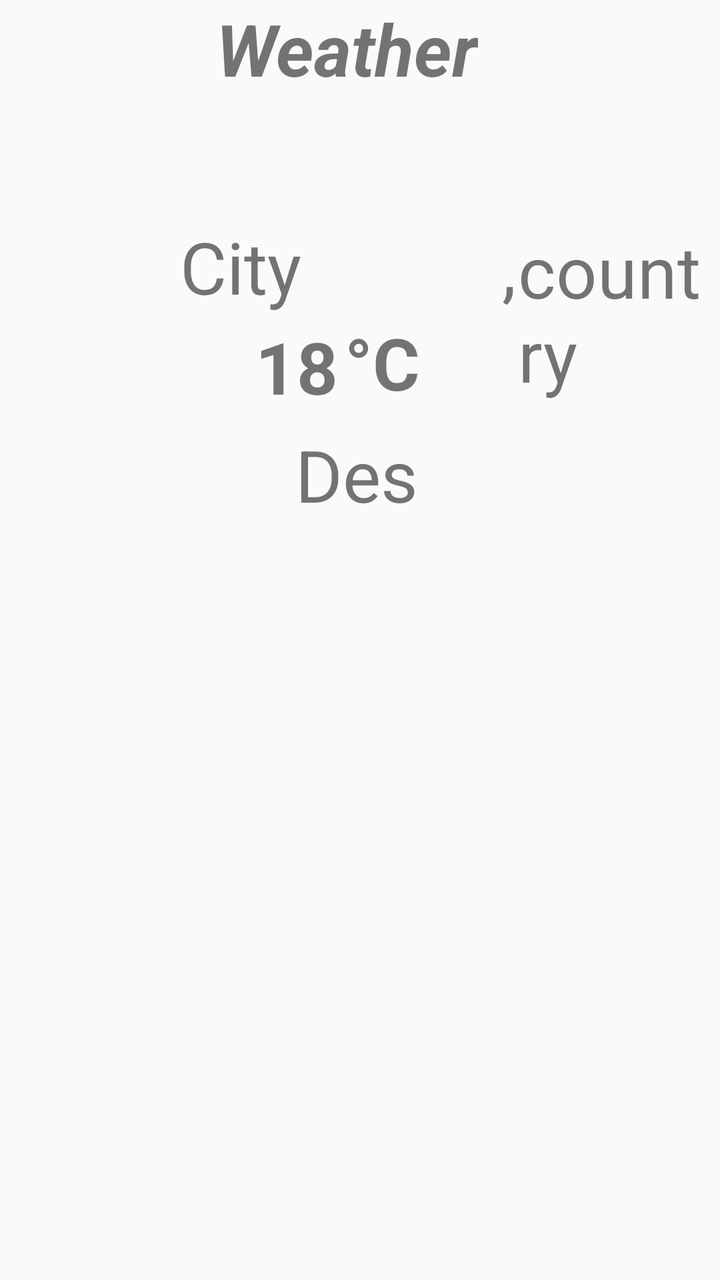
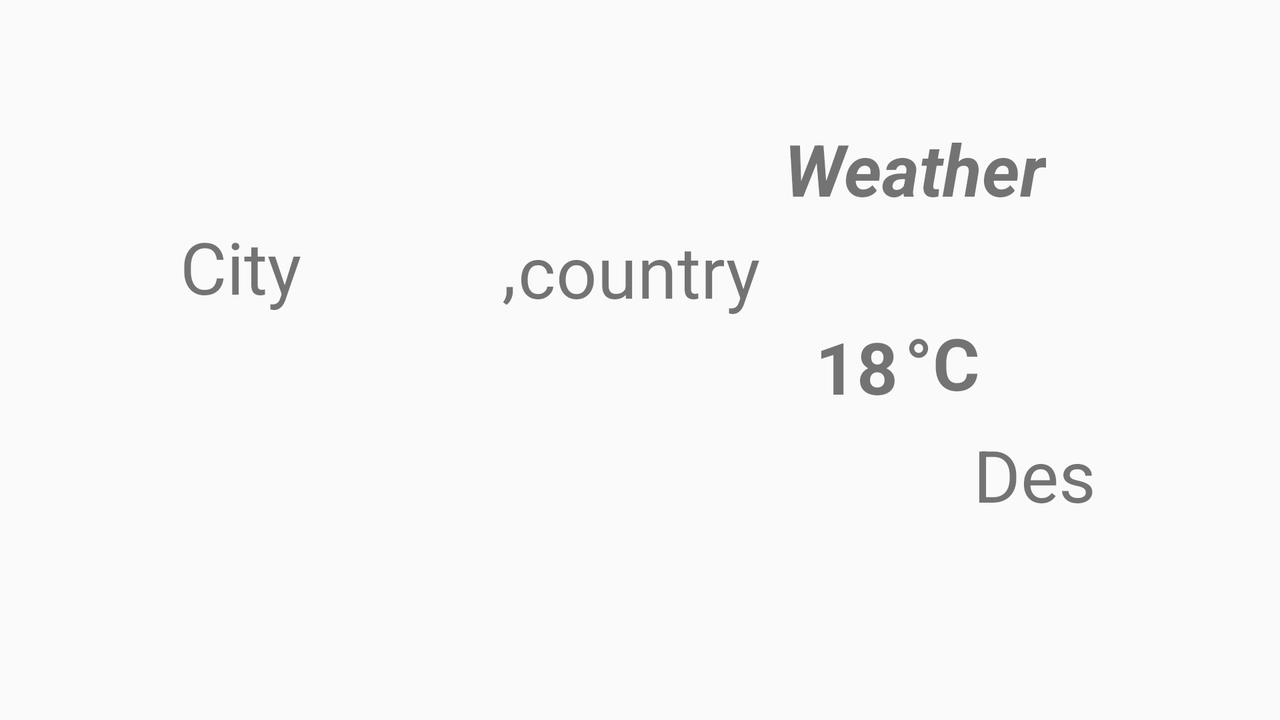

First picture: res/layout/ on a phone held upright. Second picture: the repository's own variant of that layout, on a device whose configuration matches the variant's folder. Source for both follows.
<!-- AndroidManifest.xml: application theme AppTheme -->
<!-- res/layout/weather.xml -->
<?xml version="1.0" encoding="UTF-8"?>
    <RelativeLayout xmlns:tools="http://schemas.android.com/tools"
    xmlns:app="http://schemas.android.com/apk/res-auto"
    android:id="@+id/weather1" android:layout_height="match_parent"
    android:layout_width="match_parent"
    xmlns:android="http://schemas.android.com/apk/res/android">

    <TextView android:id="@+id/textView2" android:layout_height="wrap_content"
        android:layout_width="wrap_content" android:textStyle="bold|italic" android:textSize="36sp" android:textAllCaps="false" android:text="Weather" android:layout_marginEnd="121dp" android:layout_marginTop="0dp" android:layout_alignParentEnd="true" android:layout_alignParentTop="true"/>

    <TextView android:id="@+id/weather"
        android:layout_height="wrap_content" android:layout_width="wrap_content" android:textStyle="bold" android:textSize="36sp" android:text="18" android:layout_marginEnd="191dp" android:layout_marginTop="159dp" android:layout_alignParentEnd="true" android:layout_alignParentTop="true" android:layout_centerVertical="true" android:gravity="center" android:layout_centerHorizontal="true"/>

    <TextView android:id="@+id/textView4"
        android:layout_height="wrap_content" android:layout_width="wrap_content" android:textStyle="bold" android:textSize="36sp" android:text="°C" android:layout_marginEnd="150dp" android:layout_marginTop="157dp" android:layout_alignParentEnd="true" android:layout_alignParentTop="true"/>

    <TextView android:id="@+id/des"
        android:layout_height="wrap_content" android:layout_width="wrap_content" android:textSize="36sp" android:text="Des" android:layout_marginEnd="151dp" android:layout_marginTop="213dp" android:layout_alignParentEnd="true" android:layout_alignParentTop="true" android:layout_centerVertical="true"/>

    <TextView android:id="@+id/comma"
        android:layout_height="wrap_content" android:layout_width="wrap_content" android:textSize="36sp" android:text="," android:layout_marginTop="109dp" android:layout_alignParentTop="true" android:layout_centerVertical="true" android:gravity="center" android:layout_marginStart="251dp" android:layout_alignParentStart="true"/>

    <TextView android:id="@+id/city"
        android:layout_height="wrap_content" android:layout_width="wrap_content" android:textSize="36sp" android:text="City" android:layout_marginTop="109dp" android:layout_marginStart="90dp"/>

    <TextView android:id="@+id/country"
        android:layout_height="wrap_content" android:layout_width="wrap_content" android:textSize="36sp" android:text="country" android:layout_marginTop="111dp" android:layout_marginStart="259dp"/>

</RelativeLayout>
<!-- resources referenced by this layout -->
<resources>
  <style name="AppTheme" parent="Theme.AppCompat.Light.NoActionBar">
          
          <item name="colorPrimary">@color/colorPrimary</item>
          <item name="colorPrimaryDark">@color/colorPrimaryDark</item>
          <item name="colorAccent">@color/colorAccent</item>
  
      </style>
  <color name="colorPrimary">#101010</color>
  <color name="colorPrimaryDark">#00574B</color>
  <color name="colorAccent">#070707</color>
</resources>
<!-- res/layout-land/weather.xml (the repository's variant of the layout above) -->
<!-- drawn on the phone turned sideways -->
<?xml version="1.0" encoding="utf-8"?>
<RelativeLayout xmlns:android="http://schemas.android.com/apk/res/android"
    android:layout_width="match_parent"
    android:layout_height="match_parent"
    android:id="@+id/weather1"
    xmlns:app="http://schemas.android.com/apk/res-auto"
    xmlns:tools="http://schemas.android.com/tools">




    <TextView
        android:id="@+id/textView2"
        android:layout_width="wrap_content"
        android:layout_height="wrap_content"
        android:layout_alignParentTop="true"
        android:layout_alignParentEnd="true"
        android:layout_marginTop="60dp"
        android:layout_marginEnd="117dp"
        android:text="Weather"
        android:textAllCaps="false"
        android:textSize="36sp"
        android:textStyle="bold|italic" />







    <TextView
        android:id="@+id/weather"
        android:layout_width="wrap_content"
        android:layout_height="wrap_content"
        android:layout_alignParentTop="true"
        android:layout_alignParentEnd="true"
        android:layout_centerHorizontal="true"
        android:layout_marginTop="159dp"
        android:layout_marginEnd="191dp"
        android:text="18"
        android:textSize="36sp"
        android:textStyle="bold" />

    <TextView
        android:id="@+id/textView4"
        android:layout_width="wrap_content"
        android:layout_height="wrap_content"
        android:layout_alignParentTop="true"
        android:layout_alignParentEnd="true"
        android:layout_marginTop="157dp"
        android:layout_marginEnd="150dp"
        android:text="°C"
        android:textSize="36sp"
        android:textStyle="bold" />

    <TextView
        android:id="@+id/des"
        android:layout_width="wrap_content"
        android:layout_height="wrap_content"
        android:layout_alignParentTop="true"
        android:layout_alignParentEnd="true"
        android:layout_marginTop="213dp"
        android:layout_marginEnd="92dp"
        android:text="Des"
        android:textSize="36sp" />

    <TextView
        android:id="@+id/comma"
        android:layout_width="wrap_content"
        android:layout_height="wrap_content"
        android:layout_alignParentStart="true"
        android:layout_alignParentTop="true"
        android:layout_marginStart="251dp"
        android:layout_marginTop="109dp"
        android:text=","
        android:textSize="36sp" />




    <TextView
        android:id="@+id/city"
        android:layout_width="wrap_content"
        android:layout_height="wrap_content"
        android:layout_marginStart="90dp"
        android:layout_marginTop="109dp"
        android:text="City"
        android:textSize="36sp" />

    <TextView
        android:id="@+id/country"
        android:layout_width="wrap_content"
        android:layout_height="wrap_content"
        android:layout_marginStart="259dp"
        android:layout_marginTop="111dp"
        android:text="country"
        android:textSize="36sp" />
</RelativeLayout>
